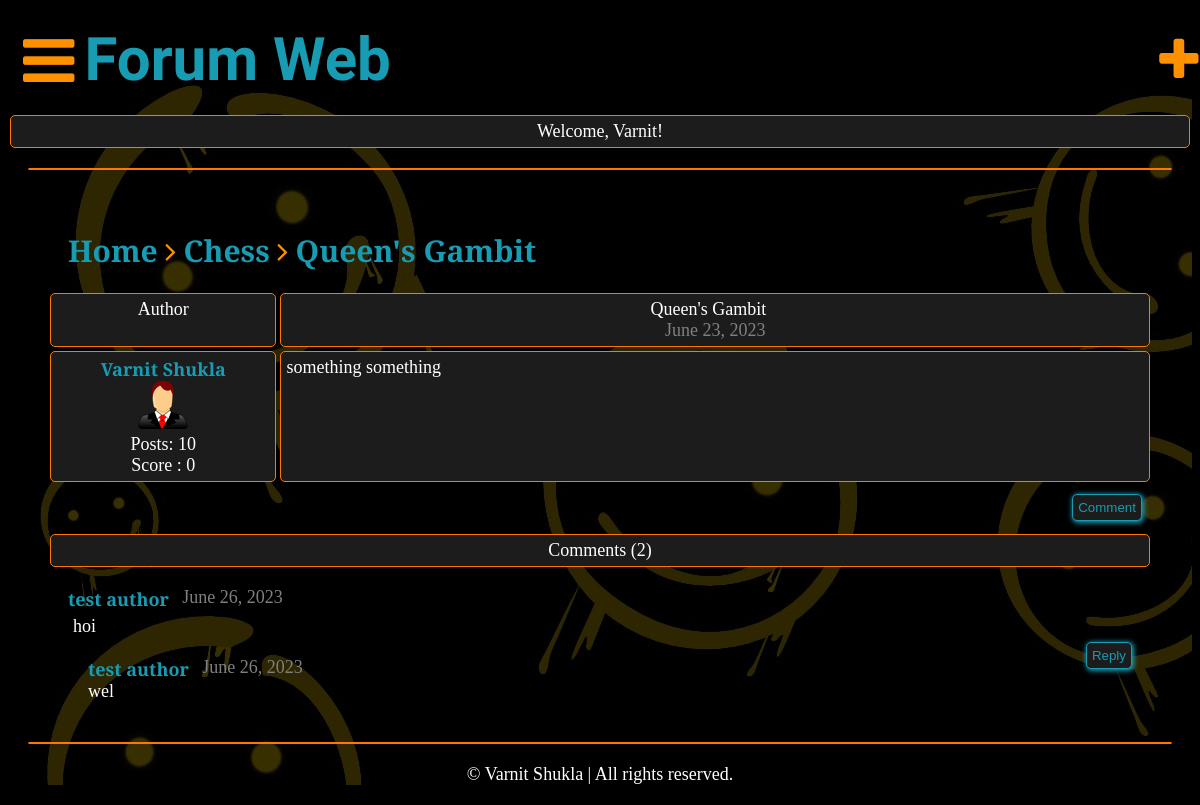
Screenshot of /details/queens-gambit/ (signed in) with the database file from the repository.
### members/models.py (models this page shows, shortened)
class Post(models.Model):
    title = models.CharField(max_length=200)
    slug = models.SlugField(max_length=400, unique=True, blank=True)
    user = models.ForeignKey(Author, on_delete=models.CASCADE)
    content = models.TextField()
    categories = models.ManyToManyField(Category)
    date = models.DateTimeField(auto_now_add=True)
    hitcount_generic = GenericRelation(HitCount, object_id_field='object_pk', related_query_name='hit_count_generic_relation')
    tags = TaggableManager()
    comments = models.ManyToManyField(Comment, blank=True)
    approved = models.BooleanField(default=False)
    def get_url(self):
        return reverse("details", kwargs={"slug": self.slug})
    @property
    def num_comments(self):
        ans = 0
        for comment in self.comments.all():
            ans += comment.num_reply()
            ans += 1
        return ans

class Category(models.Model):
    title = models.CharField(max_length=50)
    slug = models.SlugField(max_length=400, unique=True, blank=True)
    description = models.TextField(default="Description")
    class Meta:
        verbose_name_plural = "Categories"
    def __str__(self):
        return self.title
    def get_url(self):
        return reverse("posts", kwargs={"slug": self.slug})

class Author(models.Model):
    user = models.ForeignKey(User, on_delete=models.CASCADE)
    fullname = models.CharField(max_length=40, blank=True, null=True)
    slug = models.SlugField(max_length=400, unique=True, blank=True)
    bio = models.TextField(blank=True, null=True)
    points = models.IntegerField(default=0)
    profile_pic = ResizedImageField(size=[50, 80], quality=100, upload_to="authors", default= None, null=True)
    def __str__(self):
        return self.fullname

class Comment(models.Model):
    user = models.ForeignKey(Author, on_delete=models.CASCADE)
    content = models.TextField()
    date = models.DateTimeField(auto_now_add=True)
    replies = models.ManyToManyField(Reply, blank=True)
    def num_reply(self):
        return self.replies.count()

class Reply(models.Model):
    user = models.ForeignKey(Author, on_delete=models.CASCADE)
    content = models.TextField()
    date = models.DateTimeField(auto_now_add=True)
    class Meta:
        verbose_name_plural = "Replies"

### members/views.py (the view)
# urls.py: path("details/<slug>/", details, name="details"),
def details(request, slug):
    post = get_object_or_404(Post, slug=slug)
    author = Author.objects.get(user=request.user)
    if "commentform" in request.POST:
        comment = request.POST.get("comment")
        new_comment, created = Comment.objects.get_or_create(user=author, content=comment)
        post.comments.add(new_comment.id)
    if "replyform" in request.POST:
        reply = request.POST.get("reply")
        comment_id = request.POST.get("comment_id")
        comment = Comment.objects.get(id=comment_id)
        new_reply, created = Reply.objects.get_or_create(user=author, content=reply)
        comment.replies.add(new_reply.id)
    context = {
        "post": post,
        "title" : post.title,
    }
    update_views(request, post)
    return render(request, "details.html", context)

### members/utils.py (called while the page is built)
def update_views(request, object):
    context = {}
    hit_count = get_hitcount_model().objects.get_for_object(object)
    hits = hit_count.hits
    hitcontext = context["hitcount"] = {"pk": hit_count.pk}
    hit_count_response = HitCountMixin.hit_count(request, hit_count)
    if hit_count_response.hit_counted:
        hits = hits + 1
        hitcontext["hitcounted"] = hit_count_response.hit_counted
        hitcontext["hit_message"] = hit_count_response.hit_message
        hitcontext["total_hits"] = hits

### templates/details.html (shortened to what this page needs)
{% extends 'base.html'%}
{% load hitcount_tags %}
{% block content%}
{% if user.is_authenticated %}
    <div class="container">
        <div class="path">
            <a href="{% url 'home' %}">Home</a>
            <i class="fa fa-angle-right"></i>
            <a href="{{post.categories.all.0.get_url}}">{{post.categories.all.0}}</a>
            <i class="fa fa-angle-right"></i>
            <a href="{{post.get_url}}">{{post.title}}</a>
        </div>
        <div class="post-content">
            <div class="head">
                <div class="user">
                    Author
                </div>
                <div class="title" style="display: block; align-content : center">
                    {{post.title}}&nbsp;&nbsp;&nbsp;<div class="postdate" style="color: gray;">{{post.date|date}}</div>
                </div>
            </div>
            <div class="content">
                <div class="authors">
                    <div class="username">
                        <a href="#">{{post.user.fullname|title}}</a>
                    </div>
                    <div class="userimage">
                        <img src="{{post.user.profile_pic.url}}">
                    </div>
                    <div class="userdetails">
                        <div class="userpost">
                            Posts: 10
                        </div>
                        <div class="userscore">
                            Score : {{post.user.points}}
                        </div>
                    </div>
                </div>
                <div class="post-text">
                    {{post.content}}
                </div>
            </div>
            <div class="commbtn" style="float: right;">
                <button id="commentbtn" onclick="toggleCommentarea()">Comment</button>
            </div>
        </div>
        <div class="comments-section">
            <div class="title">
                Comments&nbsp;({{post.num_comments}})
            </div>
    {% for comment in post.comments.all %}
            <div class="commentrow">
                <div class="commentor" style="display: flex;">
                    <a href="#">{{comment.user}}</a>&nbsp;&nbsp;&nbsp;<div class="commentdate" style="color: gray;">{{comment.date|date}}</div>
                </div>
                <div class="commentcontent">
                    {{comment.content}}
                </div>
                <div>
                    <button id="replybtn{{comment.id}}" onclick="toggleReplyarea('replyarea{{comment.id}}','replybtn{{comment.id}}')">Reply</button>
                </div>
            </div>
        {% for reply in comment.replies.all %}
            <div class="replyrow" >
                <div class="replier" style="display: flex;">
                    <a href="#">{{reply.user}}</a>&nbsp;&nbsp;&nbsp;<div class="replydate" style="color: gray;">{{reply.date|date}}</div>
                </div>
                <div class="repycontent">
                    {{reply.content}}
                </div>
            </div>
        {% endfor %}
    {% endfor %}
        </div>
    </div>
{% else %}
<br><br><br><br>
<h1 style="color:rgb(24, 156, 180); text-align: center;"> You are not logged in! </h1>
<br><br><br><br>
{% endif %}
    {% endblock content %}

### templates/base.html (shortened to what this page needs)
{% load static %}
<!DOCTYPE html>
<html lang="en">
<head>
    <link rel="stylesheet" href="{% static 'style.css' %}">
    <link rel="stylesheet" href="https://cdnjs.cloudflare.com/ajax/libs/font-awesome/4.7.0/css/font-awesome.min.css">
</head>
<body>
    <header>
        <div class="navbar">
            <a href="#" class="baricon" id="baricon" onclick="hideBar()"><i class="fa fa-bars"></i></a>
            <div class="logo">
                <a href="{% url 'home' %}">Forum Web</a>
            </div>
            {% if user.is_authenticated %}
            <div class="newpost">
            <a href="{% url 'post_creation' %}"><i class="fa fa-plus"></i></a>
            </div>
        </div>
        <div class="user">
            Welcome, {{user.username}}!
        </div>
            {% else %}
        </div>
        {% endif %}
    </header>
    <div class="separator"></div>
    {% block content %}
    {% endblock content %}
    <div class="separator"></div>
    <footer>
        <span class="footer">© Varnit Shukla | All rights reserved.</span>
    </footer>
</body>
</html>

### static/style.css (style rules this page uses)
html { background-color: black; color: rgb(255, 255, 255); font-family: 'Slabo 27px', serif; font-size: 18px; }
a { color: rgb(24, 156, 180); text-decoration: none; font-weight: bolder; }
i { color: rgb(255, 145, 0); }
body { background-image: url("bgimg.jpg"); }
.container { margin: 20px; padding: 20px; }
.separator { border: 1px solid rgb(255, 119, 0); border-radius: 5px; margin: 20px; }
.navbar { display: flex; align-items: center; padding: 10px; margin: 5px; }
.baricon { font-size: 60px; display: inline-block; cursor: pointer; margin-right: 10px; color: rgb(254, 254, 254); }
.logo { font-family: 'Staatliches', cursive; font-size: 60px; }
.footer { margin: 20px; display: flex; justify-content: center; }
.path { margin: 20px; font-size: 30px; }
.head { display: flex; }
.user { flex: 20%; background-color: rgb(28, 28, 28); border-radius: 5px; padding: 5px; margin: 2px; border-color: rgb(255, 119, 0); border-style: solid; border-width: 1px; text-align: center; }
.title { flex: 80%; background-color: rgb(28, 28, 28); border-radius: 5px; padding: 5px; margin: 2px; border-color: rgb(255, 119, 0); border-style: solid; border-width: 1px; text-align: center; }
.content { display: flex; }
.authors { flex: 20%; text-align: center; background-color: rgb(28, 28, 28); border-radius: 5px; padding: 5px; margin: 2px; border-color: rgb(255, 119, 0); border-style: solid; border-width: 1px; }
.post-text { flex: 80%; margin: 5px; background-color: rgb(28, 28, 28); border-radius: 5px; padding: 5px; margin: 2px; border-color: rgb(255, 119, 0); border-style: solid; border-width: 1px; }
.userimage img { max-width: 50px; max-height: 80px; }
.commbtn button { border-radius: 5px; border: 1px solid rgb(24, 156, 180); padding: 5px; background-color: rgb(28, 28, 28); color: rgb(24, 156, 180); box-shadow: 1px 1px 5px 1px rgb(24, 156, 180); float: right; cursor: pointer; margin: 10px; }
.comments-section { margin-top: 50px; }
.commentrow { margin: 20px; }
.commentcontent { margin: 5px; }
.commentrow button { border-radius: 5px; border: 1px solid rgb(24, 156, 180); padding: 5px; background-color: rgb(28, 28, 28); color: rgb(24, 156, 180); box-shadow: 1px 1px 5px 1px rgb(24, 156, 180); float: right; cursor: pointer; }
.replyrow { width: 90%; margin-left : 40px; margin-top : 10px; }
.navbar { display: grid; grid-template-columns: max-content auto 5%; }
.navbar .logo { text-align: left; }
.newpost { font-size: 50px; color: rgb(24, 156, 180); margin-left: 40px; }

### rows the page displays
Post: categories.all.0 "Chess", title "Queen's Gambit", date "June 23, 2023", user.fullname "Varnit Shukla", user.profile_pic (picture), user.points "0", content "something something", num_comments "2"
Comment: user "test author", date "June 26, 2023", content "hoi"
Reply: user "test author", date "June 26, 2023", content "wel"

### other values shown
{{ user.username }} "Varnit"
